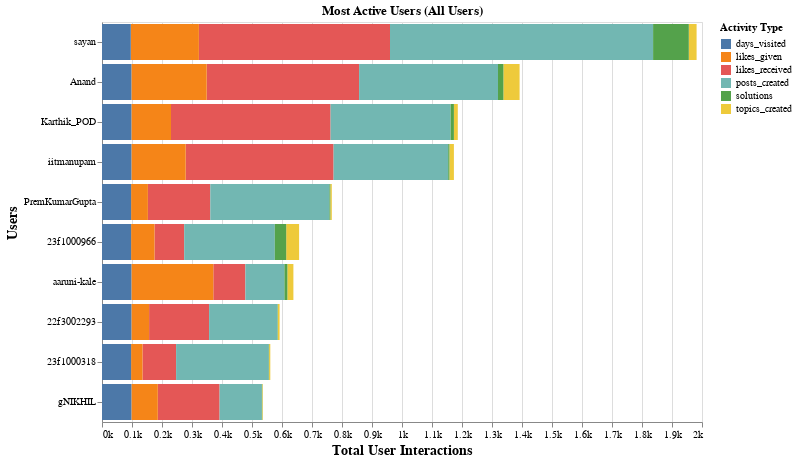

The cell this chart's notebook holds for it:
### Code cell
# Generate Altair visualization
create_stacked_bar_chart(top_10_users_2, subject="All Users", path_to_static_folder=path_to_static_folder)

### Figure 1 — Vega-Lite specification as saved in the notebook (floating-point values rounded to 4 significant figures)
{"config": {"view": {"continuousWidth": 300, "continuousHeight": 300}}, "data": {"name": "data-c31f390ca1c42eb685ea4df1a0ed936d"}, "mark": {"type": "bar"}, "encoding": {"color": {"field": "metric", "title": "Activity Type", "type": "nominal"}, "tooltip": [{"field": "username", "type": "nominal"}, {"field": "metric", "type": "nominal"}, {"field": "count", "type": "quantitative"}], "x": {"axis": {"format": "~s", "titleFontSize": 14}, "field": "count", "title": "Total User Interactions", "type": "quantitative"}, "y": {"axis": {"titleFontSize": 14}, "field": "username", "sort": "-x", "title": "Users", "type": "nominal"}}, "height": 400, "title": "Most Active Users (All Users)", "width": 600, "$schema": "https://vega.github.io/schema/vega-lite/v5.20.1.json", "datasets": {"data-c31f390ca1c42eb685ea4df1a0ed936d": [{"username": "sayan", "metric": "likes_received", "count": 637}, {"username": "Anand", "metric": "likes_received", "count": 508}, {"username": "Karthik_POD", "metric": "likes_received", "count": 532}, {"username": "iitmanupam", "metric": "likes_received", "count": 493}, {"username": "PremKumarGupta", "metric": "likes_received", "count": 208}, {"username": "23f1000966", "metric": "likes_received", "count": 99}, {"username": "22f3002293", "metric": "likes_received", "count": 200}, {"username": "23f1000318", "metric": "likes_received", "count": 112}, {"username": "aaruni-kale", "metric": "likes_received", "count": 107}, {"username": "gNIKHIL", "metric": "likes_received", "count": 206}, {"username": "sayan", "metric": "likes_given", "count": 227}, {"username": "Anand", "metric": "likes_given", "count": 251}, {"username": "Karthik_POD", "metric": "likes_given", "count": 132}, {"username": "iitmanupam", "metric": "likes_given", "count": 181}, {"username": "PremKumarGupta", "metric": "likes_given", "count": 56}, {"username": "23f1000966", "metric": "likes_given", "count": 78}, {"username": "22f3002293", "metric": "likes_given", "count": 59}, {"username": "23f1000318", "metric": "likes_given", "count": 38}, {"username": "aaruni-kale", "metric": "likes_given", "count": 273}, {"username": "gNIKHIL", "metric": "likes_given", "count": 88}, {"username": "sayan", "metric": "topics_created", "count": 26}, {"username": "Anand", "metric": "topics_created", "count": 54}, {"username": "Karthik_POD", "metric": "topics_created", "count": 13}, {"username": "iitmanupam", "metric": "topics_created", "count": 15}, {"username": "PremKumarGupta", "metric": "topics_created", "count": 5}, {"username": "23f1000966", "metric": "topics_created", "count": 43}, {"username": "22f3002293", "metric": "topics_created", "count": 6}, {"username": "23f1000318", "metric": "topics_created", "count": 4}, {"username": "aaruni-kale", "metric": "topics_created", "count": 20}, {"username": "gNIKHIL", "metric": "topics_created", "count": 2}, {"username": "sayan", "metric": "posts_created", "count": 877}, {"username": "Anand", "metric": "posts_created", "count": 463}, {"username": "Karthik_POD", "metric": "posts_created", "count": 400}, {"username": "iitmanupam", "metric": "posts_created", "count": 382}, {"username": "PremKumarGupta", "metric": "posts_created", "count": 397}, {"username": "23f1000966", "metric": "posts_created", "count": 302}, {"username": "22f3002293", "metric": "posts_created", "count": 228}, {"username": "23f1000318", "metric": "posts_created", "count": 309}, {"username": "aaruni-kale", "metric": "posts_created", "count": 130}, {"username": "gNIKHIL", "metric": "posts_created", "count": 141}, {"username": "sayan", "metric": "days_visited", "count": 96}, {"username": "Anand", "metric": "days_visited", "count": 98}, {"username": "Karthik_POD", "metric": "days_visited", "count": 98}, {"username": "iitmanupam", "metric": "days_visited", "count": 98}, {"username": "PremKumarGupta", "metric": "days_visited", "count": 97}, {"username": "23f1000966", "metric": "days_visited", "count": 97}, {"username": "22f3002293", "metric": "days_visited", "count": 98}, {"username": "23f1000318", "metric": "days_visited", "count": 97}, {"username": "aaruni-kale", "metric": "days_visited", "count": 98}, {"username": "gNIKHIL", "metric": "days_visited", "count": 98}, {"username": "sayan", "metric": "solutions", "count": 119}, {"username": "Anand", "metric": "solutions", "count": 18}, {"username": "Karthik_POD", "metric": "solutions", "count": 11}, {"username": "iitmanupam", "metric": "solutions", "count": 4}, {"username": "PremKumarGupta", "metric": "solutions", "count": 3}, {"username": "23f1000966", "metric": "solutions", "count": 38}, {"username": "22f3002293", "metric": "solutions", "count": 1}, {"username": "23f1000318", "metric": "solutions", "count": 1}, {"username": "aaruni-kale", "metric": "solutions", "count": 10}, {"username": "gNIKHIL", "metric": "solutions", "count": 1}]}}
